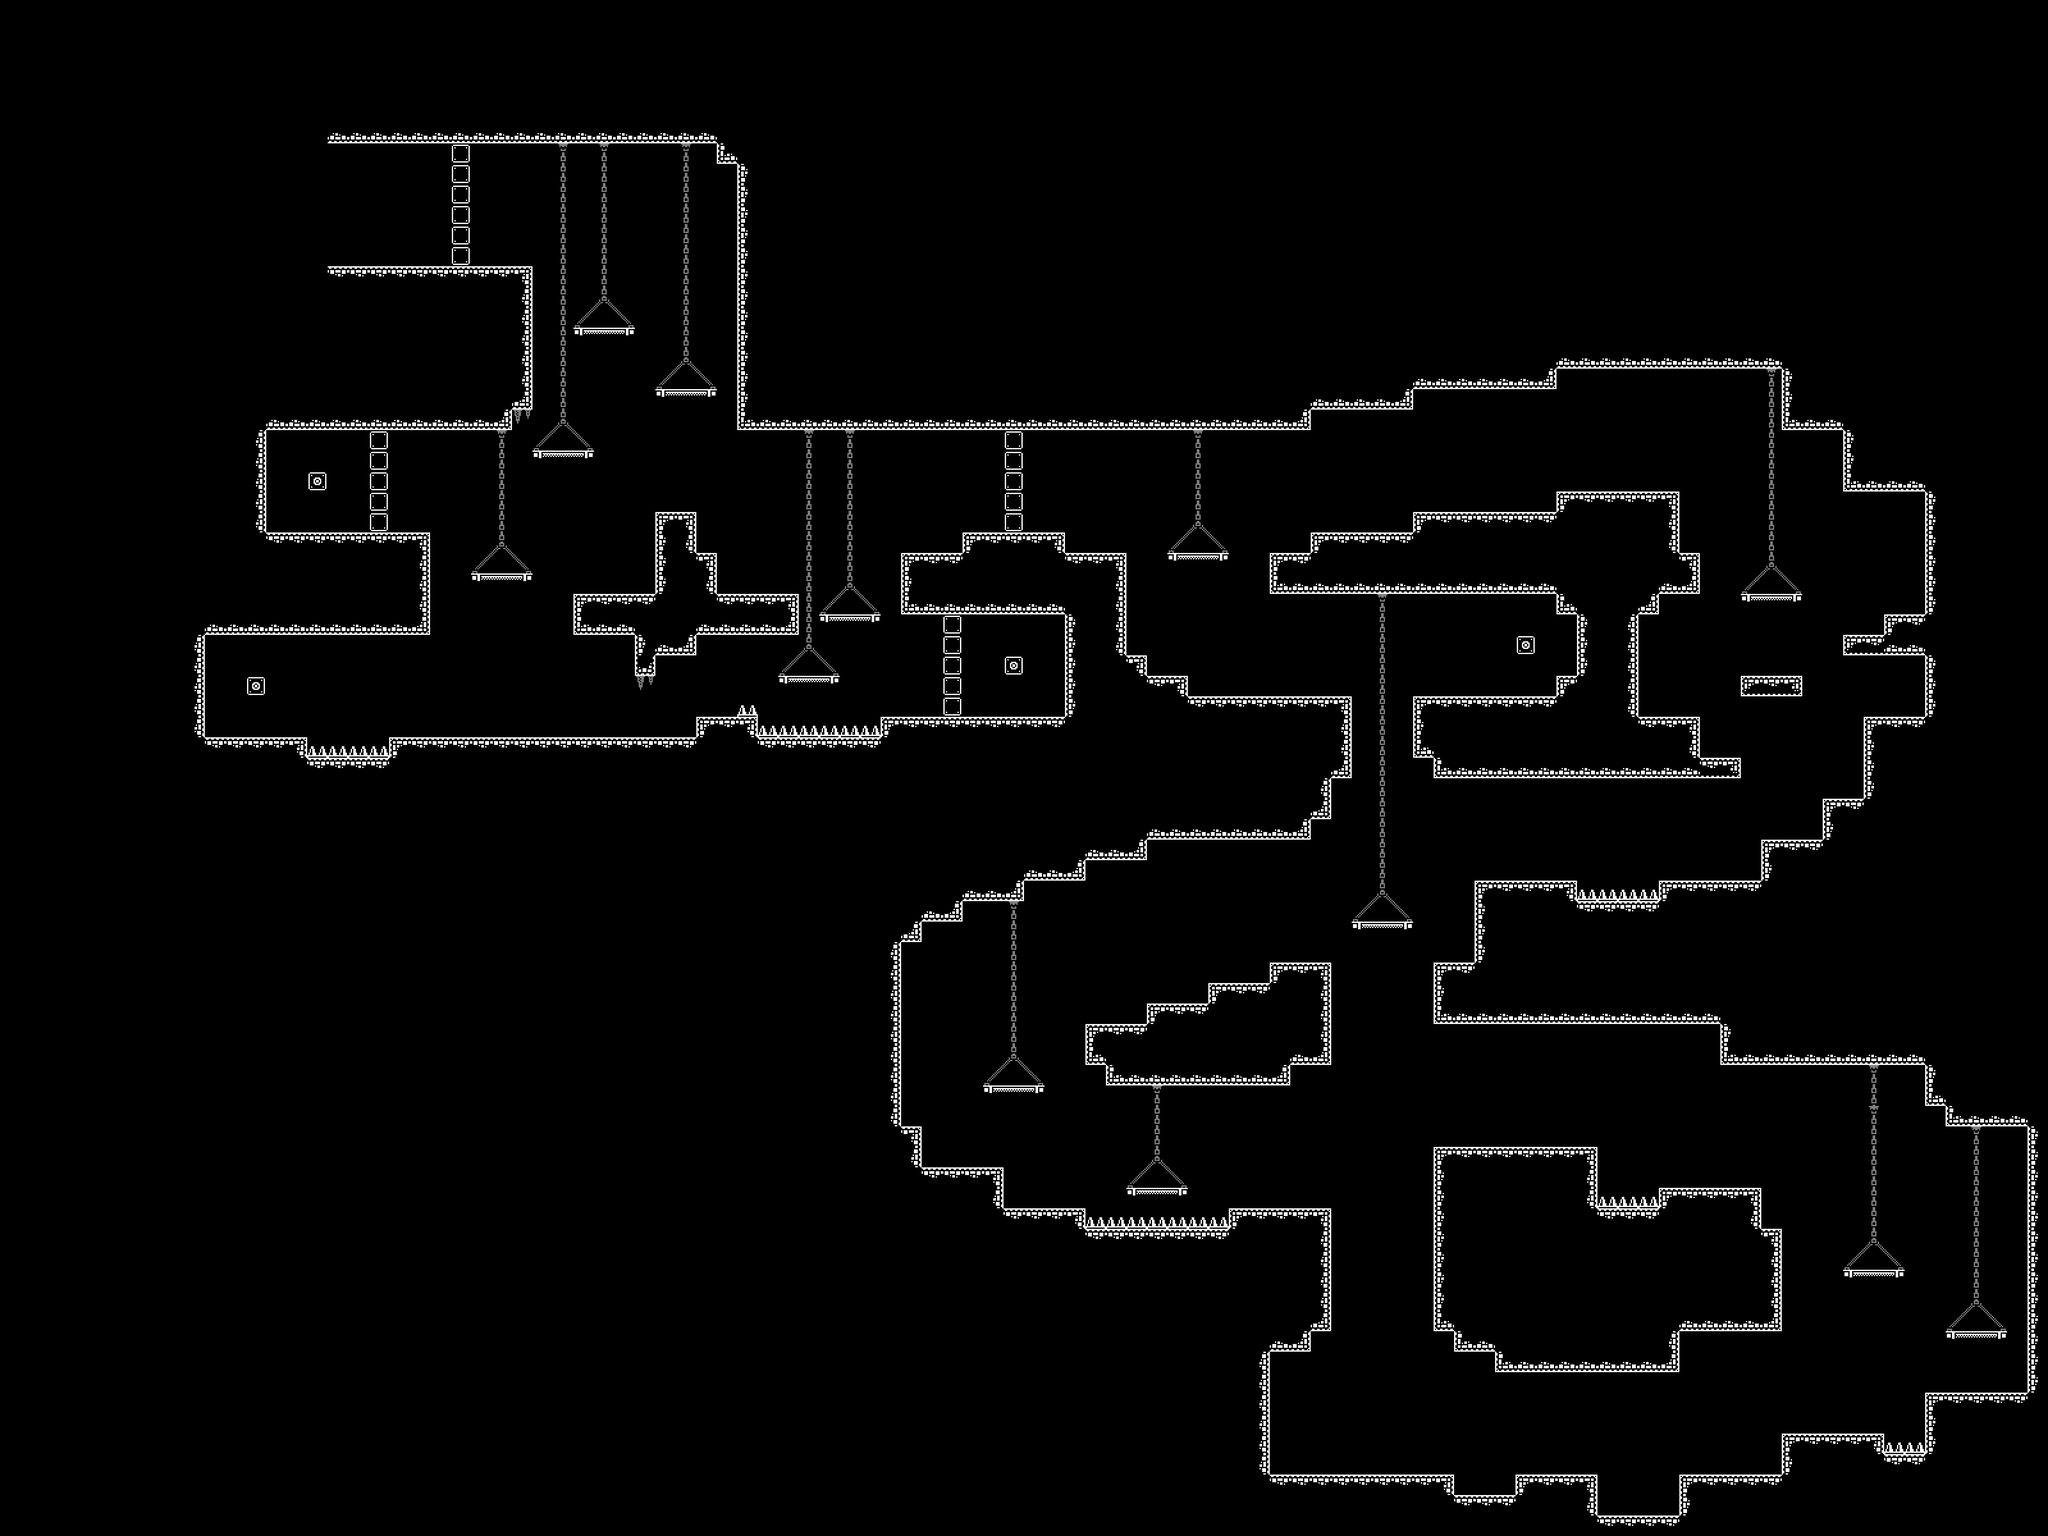

The image is a tile-based game level rendered from a .tmx file. Its description and source (layers, tilesets, objects; grid data summarised) follow:
An orthogonal 100x75 tile map with 64x64 px tiles, 6 tile layers (Door4, Door3, Door2, Door1, ...) and 118 objects.

<map version="1.10" tiledversion="1.10.2" orientation="orthogonal" renderorder="right-down" width="100" height="75" tilewidth="64" tileheight="64" infinite="0" nextlayerid="16" nextobjectid="138">
 <editorsettings>
  <export target="../../../../../../../../Level1.json" format="json" />
 </editorsettings>
 <tileset firstgid="1" source="Tileset_64x64.tsx" />
 <group id="15" name="Doors">
  <objectgroup color="#00ffff" id="14" name="Door4Col">
   <object id="137" x="1408" y="448" width="64" height="384" />
  </objectgroup>
  <objectgroup color="#00ffff" id="12" name="Door3Col">
   <object id="136" x="1152" y="1344" width="64" height="320" />
  </objectgroup>
  <objectgroup color="#00ffff" id="10" name="Door2Col">
   <object id="133" x="2944" y="1920" width="64" height="320" />
  </objectgroup>
  <objectgroup color="#00ffff" id="8" name="Door1Col">
   <object id="129" x="3136" y="1344" width="64" height="320" />
  </objectgroup>
  <layer id="13" name="Door4" width="100" height="75">
   <data>[7500 cells, 7 non-empty, 2 distinct tile ids]</data>
  </layer>
  <layer id="11" name="Door3" width="100" height="75">
   <data>[7500 cells, 6 non-empty, 2 distinct tile ids]</data>
  </layer>
  <layer id="9" name="Door2" width="100" height="75">
   <data>[7500 cells, 6 non-empty, 2 distinct tile ids]</data>
  </layer>
  <layer id="7" name="Door1" width="100" height="75">
   <data>[7500 cells, 6 non-empty, 2 distinct tile ids]</data>
  </layer>
 </group>
 <layer id="4" name="Decor" width="100" height="75" opacity="0.5">
  <properties>
   <property name="unity:SortingOrder" type="int" value="-5" />
  </properties>
  <data>[7500 cells, 159 non-empty, 7 distinct tile ids]</data>
 </layer>
 <layer id="1" name="Main" width="100" height="75">
  <properties>
   <property name="unity:SortingOrder" type="int" value="-5" />
  </properties>
  <data>[7500 cells, 690 non-empty, 16 distinct tile ids]</data>
 </layer>
 <objectgroup color="#00ff00" id="3" name="Environment">
  <object id="29" x="3968" y="4608" width="576" height="128" />
  <object id="30" x="4544" y="4672" width="192" height="64" />
  <object id="31" x="4736" y="4608" width="256" height="128" />
  <object id="34" x="4928" y="4736" width="384" height="64" />
  <object id="35" x="5248" y="4608" width="320" height="128" />
  <object id="36" x="5568" y="4480" width="320" height="128" />
  <object id="37" x="5888" y="4544" width="192" height="64" />
  <object id="38" x="6016" y="4352" width="384" height="192" />
  <object id="39" x="6336" y="3456" width="64" height="896" />
  <object id="40" x="6080" y="3328" width="256" height="192" />
  <object id="41" x="6016" y="3264" width="64" height="192" />
  <object id="42" x="5376" y="3136" width="640" height="192" />
  <object id="43" x="4480" y="3008" width="896" height="192" />
  <object id="44" x="4608" y="2752" width="320" height="256" />
  <object id="45" x="4928" y="2816" width="320" height="64" />
  <object id="46" x="5184" y="2752" width="384" height="64" />
  <object id="47" x="5504" y="2624" width="256" height="128" />
  <object id="48" x="5696" y="2496" width="192" height="128" />
  <object id="49" x="5824" y="2240" width="192" height="256" />
  <object id="50" x="5760" y="1984" width="128" height="64" />
  <object id="51" x="5888" y="1920" width="128" height="128" />
  <object id="52" x="6016" y="1472" width="64" height="832" />
  <object id="53" x="5760" y="1280" width="256" height="256" />
  <object id="54" x="5568" y="1088" width="192" height="256" />
  <object id="56" x="4800" y="1088" width="768" height="64" />
  <object id="57" x="4352" y="1152" width="512" height="64" />
  <object id="60" x="4032" y="1216" width="384" height="64" />
  <object id="61" x="2368" y="1280" width="1728" height="64" />
  <object id="62" x="2304" y="448" width="64" height="896" />
  <object id="63" x="2240" y="384" width="64" height="128" />
  <object id="64" x="1024" y="384" width="1216" height="64" />
  <object id="65" x="1024" y="832" width="640" height="448" />
  <object id="66" x="768" y="1280" width="832" height="64" />
  <object id="67" x="768" y="1344" width="64" height="320" />
  <object id="68" x="576" y="1664" width="768" height="320" />
  <object id="69" x="576" y="1984" width="64" height="384" />
  <object id="70" x="640" y="2304" width="320" height="64" />
  <object id="71" x="896" y="2368" width="384" height="64" />
  <object id="72" x="1216" y="2304" width="960" height="64" />
  <object id="73" x="2176" y="2240" width="192" height="128" />
  <object id="74" x="2368" y="2304" width="448" height="64" />
  <object id="75" x="2816" y="1728" width="704" height="192" />
  <object id="76" x="3008" y="1664" width="320" height="64" />
  <object id="77" x="3328" y="1920" width="192" height="320" />
  <object id="78" x="2752" y="2240" width="768" height="64" />
  <object id="79" x="3520" y="2048" width="64" height="256" />
  <object id="80" x="3584" y="2112" width="128" height="192" />
  <object id="81" x="3712" y="2176" width="512" height="256" />
  <object id="82" x="4032" y="2432" width="128" height="128" />
  <object id="83" x="3520" y="2560" width="576" height="64" />
  <object id="84" x="3328" y="2624" width="256" height="64" />
  <object id="85" x="3136" y="2688" width="256" height="64" />
  <object id="86" x="2944" y="2752" width="256" height="64" />
  <object id="87" x="2816" y="2816" width="192" height="64" />
  <object id="88" x="2752" y="2880" width="128" height="64" />
  <object id="89" x="2752" y="2944" width="64" height="704" />
  <object id="90" x="2816" y="3520" width="64" height="192" />
  <object id="91" x="2880" y="3648" width="256" height="128" />
  <object id="92" x="3072" y="3776" width="320" height="128" />
  <object id="93" x="3392" y="3840" width="448" height="64" />
  <object id="94" x="3840" y="3776" width="320" height="384" />
  <object id="95" x="3904" y="4160" width="192" height="64" />
  <object id="96" x="3904" y="4224" width="64" height="448" />
  <object id="97" x="4480" y="3584" width="512" height="576" />
  <object id="98" x="4544" y="4160" width="192" height="64" />
  <object id="99" x="4672" y="4224" width="576" height="64" />
  <object id="100" x="5184" y="4096" width="64" height="128" />
  <object id="102" x="5248" y="3840" width="320" height="320" />
  <object id="103" x="5184" y="3712" width="320" height="128" />
  <object id="104" x="4992" y="3776" width="192" height="64" />
  <object id="105" x="3968" y="3008" width="192" height="320" />
  <object id="106" x="3456" y="3328" width="576" height="64" />
  <object id="107" x="3392" y="3200" width="192" height="128" />
  <object id="108" x="3584" y="3136" width="192" height="128" />
  <object id="109" x="3776" y="3072" width="192" height="128" />
  <object id="110" x="5440" y="2112" width="192" height="64" />
  <object id="111" x="5312" y="2368" width="128" height="64" />
  <object id="112" x="4480" y="2240" width="832" height="192" />
  <object id="113" x="4416" y="2176" width="64" height="192" />
  <object id="114" x="4480" y="2176" width="640" height="64" />
  <object id="115" x="4864" y="2112" width="64" height="64" />
  <object id="116" x="4928" y="1920" width="192" height="256" />
  <object id="117" x="4864" y="1536" width="320" height="384" />
  <object id="118" x="5184" y="1536" width="64" height="320" />
  <object id="119" x="5248" y="1728" width="64" height="128" />
  <object id="120" x="4416" y="1600" width="448" height="256" />
  <object id="121" x="4096" y="1664" width="320" height="192" />
  <object id="122" x="3968" y="1728" width="128" height="128" />
  <object id="123" x="2240" y="1856" width="256" height="128" />
  <object id="124" x="1792" y="1856" width="192" height="128" />
  </objectgroup>
 <objectgroup color="#ff0000" id="6" name="Hazard">
  <!-- 7 objects omitted --></objectgroup>
 <objectgroup color="#0000ff" id="5" name="TwoWay">
  <!-- 13 objects omitted --></objectgroup>
</map>
<!-- 24 of 118 objects omitted -->
